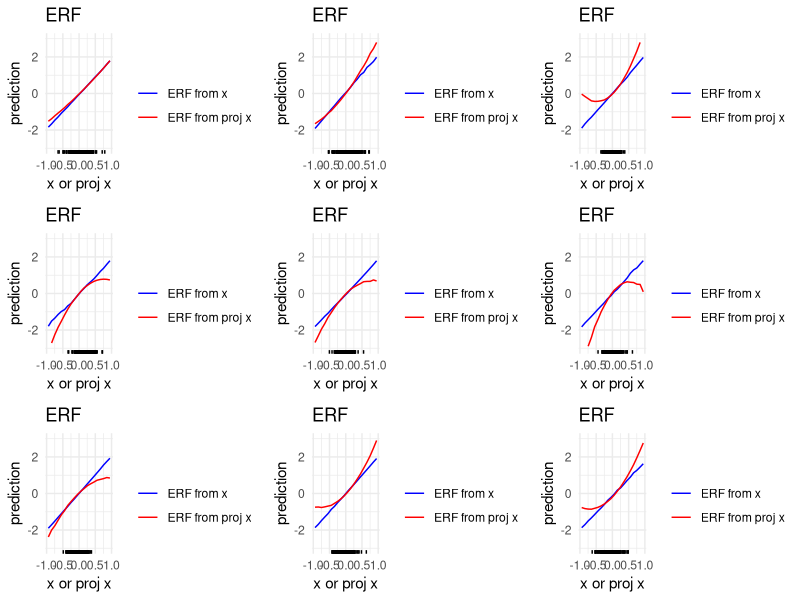

Write the R code that produced this figure.
library(ggplot2)
library(gridExtra)

erfsim = function(n, beta1, beta2, betaxc, betac, sig){
  x = rexp(n)-1 # mean zero
  cov = rgamma(n, shape = 2, rate = 1)
  y = beta1*x + beta2*x^2+ betaxc*x*cov + betac*cov + rnorm(n, mean = 0, sd = sig)
  lm1 = lm(y~ x + I(x^2) + x:cov + cov)
  pred1 = predict(lm1, newdata = data.frame(x = seq(-1, 1-2/n, by = 2/n), 
                                            cov = rgamma(n, shape = 2, rate = 1)))

  A = matrix(rexp(n^2), nrow = n, ncol = n)
  v = svd(A)$u[,1:10] # by construction orthonormal
  vvt = v%*%t(v)
  vvtx = as.numeric(vvt%*%x)
  print(mean(vvtx))
  rx = x - vvtx
  lm2 = lm(y ~ vvtx + I(vvtx^2) + cov + cov:vvtx + rx + I(rx^2) + cov:rx + rx:I(vvtx^2))
  pred2 = predict(lm2, newdata = data.frame(vvtx = seq(-1, 1-2/n, by = 2/n), rx = rep(0, n), 
                                            cov = rnorm(n, mean = 2, sd = 0.5)))
  pred3 = predict(lm1)
  pred4 = predict(lm2)
  df = cbind.data.frame(seq(-1, 1-2/n, by = 2/n),
                         pred1,
                         pred2, 
                        pred3, 
                        pred4)
  colnames(df) = c('predx', 'lm1_pred', 'lm2_pred', 'lm3_pred', 'lm4_pred')
  # average across values of x (binning) to create ERF: ok since cov indep of x?
  dffinal = aggregate(df, 
                      by=list(cut(df$predx,seq(-1,1,0.1))), 
                      mean) 
  return(list('df' = dffinal, 'vvtx' = data.frame('obs_vvtx' = vvtx)))
}
# ERF: average over COVARIATE DISTRIBUTION.. but covariate indep X so ok?
nreps = 9
gs = list()
for (rep in 1:nreps){
  dfrep = erfsim(n=300, beta1=2, beta2=0, betaxc=0, betac=0, sig=1)
  gs[[rep]] = ggplot(dfrep$df, aes(x = predx)) + 
    geom_line(aes(y = lm1_pred, color = 'ERF from x')) + 
    geom_line(aes(y = lm2_pred, color = 'ERF from proj x')) + 
    geom_rug(data=dfrep$vvtx, aes(x = obs_vvtx), sides = 'b', inherit.aes = F) + 
    labs(title = 'ERF', y = 'prediction', x = 'x or proj x') + 
    scale_colour_manual("", 
                        breaks = c("ERF from x", "ERF from proj x"),
                        values = c("blue", "red")) +
    ylim(-3,3) +
    theme_minimal()
}
png('images/erfs.jpeg', height = 1024, width = 1200)
do.call(grid.arrange,gs)
dev.off()
